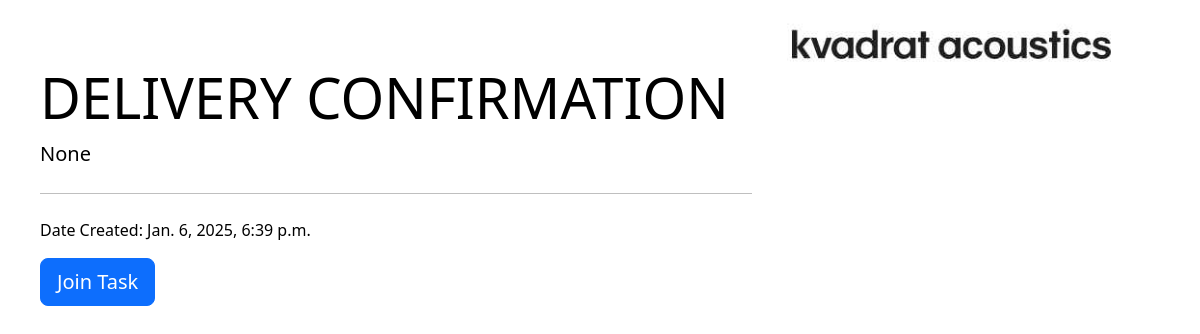
/projekty/tasks/1231, run on the app's committed database.
### komunikator/models.py (models this page shows, shortened)
class Task(models.Model):
    TODO="TO DO"
    COMPLETED='COMPLETED'
    INPROGRESS='IN-PROGRESS'
    DRAWINGS_CONFIRMATION= 'DRAWINGS CONFIRMATION'
    DELIVERY_CONFIRMATION= 'DELIVERY CONFIRMATION'
    OTHER= 'OTHER'
    CATEGORY_CHOICES = [
        (DRAWINGS_CONFIRMATION, 'DRAWINGS CONFIRMATION'),
        (DELIVERY_CONFIRMATION, 'DELIVERY CONFIRMATION'),
        (OTHER, 'OTHER'),
    ]
    STATUS_CHOICES = [
        (TODO, 'TO DO'),
        (COMPLETED, 'COMPLETED'),
        (INPROGRESS, 'IN-PROGRESS'),
    ]
    category = models.CharField(max_length=50, choices=CATEGORY_CHOICES,null=True,blank=True)
    description = models.TextField(null=True,blank=True)
    projekt = models.ForeignKey(Projekt,null=True,blank=True, on_delete=models.CASCADE, related_name="tasks")
    assignee = models.ForeignKey(User, null=True,blank=True, on_delete=models.SET_NULL)
    date_created = models.DateTimeField(auto_now_add=True)
    due_date = models.DateField(null=True,blank=True)
    status = models.CharField(max_length=50, choices=STATUS_CHOICES,null=True,blank=True,default= TODO)
    confirmation_day = models.DateField(null=True,blank=True)
    class UserResource(resources.ModelResource):
        username = resources.Field()

### komunikator/views.py (the view)
# urls.py: path('tasks/<int:pk>', taskDetail, name ='task-detail'),
def taskDetail(request,pk):
    task = get_object_or_404(Task, id=pk)
    context = {'task':task}
    return render(request, 'task-detail.html',context)

### templates/task-detail.html (shortened to what this page needs)
{% extends 'glowny.html' %}
{% block strona %}
 <div class="container-fluid">
    <div class="row ">
       <div class="col-md-12 ">
             <div class="jumbotron">
               <h4 class="display-4">{{task.category}}</h4>
               <p class="lead">{{task.description}}</p>
               <hr class="my-4">
               <p>Date Created:  {{task.date_created}}</p>
               <a class="btn btn-primary btn-lg" href="#" role="button">Join Task</a>
             </div>
       </div>
    </div>
 </div>
{% endblock %}

### komunikator/static/nowy.css (style rules this page uses)
body { padding: 1rem; color: black; }
a { color: black; text-decoration: none; }

### data on the page
Task: category "DELIVERY CONFIRMATION", description "None", date_created "Jan. 6, 2025, 6:39 p.m."
